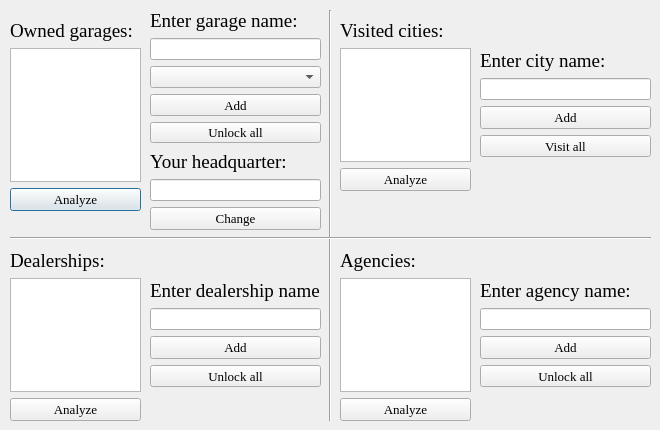
<?xml version="1.0" encoding="UTF-8"?>
<ui version="4.0">
 <class>SecondWindow</class>
 <widget class="QDialog" name="SecondWindow">
  <property name="geometry">
   <rect>
    <x>0</x>
    <y>0</y>
    <width>660</width>
    <height>430</height>
   </rect>
  </property>
  <property name="minimumSize">
   <size>
    <width>660</width>
    <height>430</height>
   </size>
  </property>
  <property name="maximumSize">
   <size>
    <width>660</width>
    <height>430</height>
   </size>
  </property>
  <property name="windowTitle">
   <string>Unlock garages, cities and etc...</string>
  </property>
  <widget class="QWidget" name="gridLayoutWidget_4">
   <property name="geometry">
    <rect>
     <x>10</x>
     <y>20</y>
     <width>131</width>
     <height>191</height>
    </rect>
   </property>
   <layout class="QGridLayout" name="garages_layout">
    <item row="1" column="0">
     <widget class="QTextBrowser" name="garages_text">
      <property name="openLinks">
       <bool>false</bool>
      </property>
     </widget>
    </item>
    <item row="0" column="0">
     <widget class="QLabel" name="garages_label">
      <property name="font">
       <font>
        <family>Times New Roman</family>
        <pointsize>14</pointsize>
       </font>
      </property>
      <property name="text">
       <string>Owned garages:</string>
      </property>
     </widget>
    </item>
    <item row="2" column="0">
     <widget class="QPushButton" name="garages_analyze">
      <property name="font">
       <font>
        <family>Times New Roman</family>
        <pointsize>10</pointsize>
       </font>
      </property>
      <property name="text">
       <string>Analyze</string>
      </property>
     </widget>
    </item>
   </layout>
  </widget>
  <widget class="QWidget" name="gridLayoutWidget_5">
   <property name="geometry">
    <rect>
     <x>340</x>
     <y>20</y>
     <width>131</width>
     <height>171</height>
    </rect>
   </property>
   <layout class="QGridLayout" name="cities_layout">
    <item row="1" column="0">
     <widget class="QTextBrowser" name="cities_text">
      <property name="openLinks">
       <bool>false</bool>
      </property>
     </widget>
    </item>
    <item row="2" column="0">
     <widget class="QPushButton" name="cities_analyze">
      <property name="font">
       <font>
        <family>Times New Roman</family>
        <pointsize>10</pointsize>
       </font>
      </property>
      <property name="text">
       <string>Analyze</string>
      </property>
     </widget>
    </item>
    <item row="0" column="0">
     <widget class="QLabel" name="cities_visited_label">
      <property name="font">
       <font>
        <family>Times New Roman</family>
        <pointsize>14</pointsize>
       </font>
      </property>
      <property name="text">
       <string>Visited cities:</string>
      </property>
     </widget>
    </item>
   </layout>
  </widget>
  <widget class="QWidget" name="gridLayoutWidget_2">
   <property name="geometry">
    <rect>
     <x>10</x>
     <y>250</y>
     <width>131</width>
     <height>171</height>
    </rect>
   </property>
   <layout class="QGridLayout" name="dealerships_layout">
    <item row="0" column="0">
     <widget class="QLabel" name="dealerships_label">
      <property name="font">
       <font>
        <family>Times New Roman</family>
        <pointsize>14</pointsize>
       </font>
      </property>
      <property name="text">
       <string>Dealerships:</string>
      </property>
     </widget>
    </item>
    <item row="1" column="0">
     <widget class="QTextBrowser" name="dealerships_text"/>
    </item>
    <item row="2" column="0">
     <widget class="QPushButton" name="dealerships_analyze">
      <property name="font">
       <font>
        <family>Times New Roman</family>
        <pointsize>10</pointsize>
       </font>
      </property>
      <property name="text">
       <string>Analyze</string>
      </property>
     </widget>
    </item>
   </layout>
  </widget>
  <widget class="QWidget" name="gridLayoutWidget_6">
   <property name="geometry">
    <rect>
     <x>340</x>
     <y>250</y>
     <width>131</width>
     <height>171</height>
    </rect>
   </property>
   <layout class="QGridLayout" name="agencies_layout">
    <item row="0" column="0">
     <widget class="QLabel" name="agencies_label">
      <property name="font">
       <font>
        <family>Times New Roman</family>
        <pointsize>14</pointsize>
       </font>
      </property>
      <property name="text">
       <string>Agencies:</string>
      </property>
     </widget>
    </item>
    <item row="1" column="0">
     <widget class="QTextBrowser" name="agencies_text"/>
    </item>
    <item row="2" column="0">
     <widget class="QPushButton" name="agencies_analyze">
      <property name="font">
       <font>
        <family>Times New Roman</family>
        <pointsize>10</pointsize>
       </font>
      </property>
      <property name="text">
       <string>Analyze</string>
      </property>
     </widget>
    </item>
   </layout>
  </widget>
  <widget class="Line" name="v_line">
   <property name="geometry">
    <rect>
     <x>320</x>
     <y>10</y>
     <width>20</width>
     <height>411</height>
    </rect>
   </property>
   <property name="orientation">
    <enum>Qt::Vertical</enum>
   </property>
  </widget>
  <widget class="Line" name="h_line">
   <property name="geometry">
    <rect>
     <x>10</x>
     <y>230</y>
     <width>641</width>
     <height>16</height>
    </rect>
   </property>
   <property name="orientation">
    <enum>Qt::Horizontal</enum>
   </property>
  </widget>
  <widget class="QWidget" name="gridLayoutWidget">
   <property name="geometry">
    <rect>
     <x>150</x>
     <y>10</y>
     <width>171</width>
     <height>133</height>
    </rect>
   </property>
   <layout class="QGridLayout" name="add_garage">
    <item row="3" column="0">
     <widget class="QPushButton" name="garage_add">
      <property name="font">
       <font>
        <family>Times New Roman</family>
        <pointsize>10</pointsize>
       </font>
      </property>
      <property name="text">
       <string>Add</string>
      </property>
     </widget>
    </item>
    <item row="1" column="0">
     <widget class="QLineEdit" name="garage_lineedit"/>
    </item>
    <item row="4" column="0">
     <widget class="QPushButton" name="garage_unlock_all">
      <property name="font">
       <font>
        <family>Times New Roman</family>
        <pointsize>10</pointsize>
       </font>
      </property>
      <property name="text">
       <string>Unlock all</string>
      </property>
     </widget>
    </item>
    <item row="0" column="0">
     <widget class="QLabel" name="garage_label">
      <property name="font">
       <font>
        <family>Times New Roman</family>
        <pointsize>14</pointsize>
       </font>
      </property>
      <property name="text">
       <string>Enter garage name:</string>
      </property>
     </widget>
    </item>
    <item row="2" column="0">
     <widget class="QComboBox" name="garage_size"/>
    </item>
   </layout>
  </widget>
  <widget class="QWidget" name="gridLayoutWidget_3">
   <property name="geometry">
    <rect>
     <x>480</x>
     <y>50</y>
     <width>171</width>
     <height>107</height>
    </rect>
   </property>
   <layout class="QGridLayout" name="add_city">
    <item row="2" column="0">
     <widget class="QPushButton" name="city_add">
      <property name="font">
       <font>
        <family>Times New Roman</family>
        <pointsize>10</pointsize>
       </font>
      </property>
      <property name="text">
       <string>Add</string>
      </property>
     </widget>
    </item>
    <item row="1" column="0">
     <widget class="QLineEdit" name="city_lineedit"/>
    </item>
    <item row="0" column="0">
     <widget class="QLabel" name="city_label">
      <property name="font">
       <font>
        <family>Times New Roman</family>
        <pointsize>14</pointsize>
       </font>
      </property>
      <property name="text">
       <string>Enter city name:</string>
      </property>
     </widget>
    </item>
    <item row="3" column="0">
     <widget class="QPushButton" name="city_unlock_all">
      <property name="font">
       <font>
        <family>Times New Roman</family>
        <pointsize>10</pointsize>
       </font>
      </property>
      <property name="text">
       <string>Visit all</string>
      </property>
     </widget>
    </item>
   </layout>
  </widget>
  <widget class="QWidget" name="gridLayoutWidget_7">
   <property name="geometry">
    <rect>
     <x>150</x>
     <y>280</y>
     <width>171</width>
     <height>107</height>
    </rect>
   </property>
   <layout class="QGridLayout" name="add_dealership">
    <item row="2" column="0">
     <widget class="QPushButton" name="dealership_add">
      <property name="font">
       <font>
        <family>Times New Roman</family>
        <pointsize>10</pointsize>
       </font>
      </property>
      <property name="text">
       <string>Add</string>
      </property>
     </widget>
    </item>
    <item row="1" column="0">
     <widget class="QLineEdit" name="dealership_lineedit"/>
    </item>
    <item row="0" column="0">
     <widget class="QLabel" name="dealership_label">
      <property name="font">
       <font>
        <family>Times New Roman</family>
        <pointsize>14</pointsize>
       </font>
      </property>
      <property name="text">
       <string>Enter dealership name:</string>
      </property>
     </widget>
    </item>
    <item row="3" column="0">
     <widget class="QPushButton" name="dealership_unlock_all">
      <property name="font">
       <font>
        <family>Times New Roman</family>
        <pointsize>10</pointsize>
       </font>
      </property>
      <property name="text">
       <string>Unlock all</string>
      </property>
     </widget>
    </item>
   </layout>
  </widget>
  <widget class="QWidget" name="gridLayoutWidget_8">
   <property name="geometry">
    <rect>
     <x>480</x>
     <y>280</y>
     <width>171</width>
     <height>107</height>
    </rect>
   </property>
   <layout class="QGridLayout" name="add_agency">
    <item row="2" column="0">
     <widget class="QPushButton" name="agency_add">
      <property name="font">
       <font>
        <family>Times New Roman</family>
        <pointsize>10</pointsize>
       </font>
      </property>
      <property name="text">
       <string>Add</string>
      </property>
     </widget>
    </item>
    <item row="1" column="0">
     <widget class="QLineEdit" name="agency_lineedit"/>
    </item>
    <item row="0" column="0">
     <widget class="QLabel" name="agency_label">
      <property name="font">
       <font>
        <family>Times New Roman</family>
        <pointsize>14</pointsize>
       </font>
      </property>
      <property name="text">
       <string>Enter agency name:</string>
      </property>
     </widget>
    </item>
    <item row="3" column="0">
     <widget class="QPushButton" name="agency_unlock_all">
      <property name="font">
       <font>
        <family>Times New Roman</family>
        <pointsize>10</pointsize>
       </font>
      </property>
      <property name="text">
       <string>Unlock all</string>
      </property>
     </widget>
    </item>
   </layout>
  </widget>
  <widget class="QWidget" name="gridLayoutWidget_9">
   <property name="geometry">
    <rect>
     <x>150</x>
     <y>150</y>
     <width>171</width>
     <height>80</height>
    </rect>
   </property>
   <layout class="QGridLayout" name="headquarter_layout">
    <item row="0" column="0">
     <widget class="QLabel" name="headquarter_label">
      <property name="font">
       <font>
        <family>Times New Roman</family>
        <pointsize>14</pointsize>
       </font>
      </property>
      <property name="text">
       <string>Your headquarter:</string>
      </property>
     </widget>
    </item>
    <item row="1" column="0">
     <widget class="QLineEdit" name="headquarter_lineedit"/>
    </item>
    <item row="2" column="0">
     <widget class="QPushButton" name="headquarter_change">
      <property name="font">
       <font>
        <family>Times New Roman</family>
        <pointsize>10</pointsize>
       </font>
      </property>
      <property name="text">
       <string>Change</string>
      </property>
     </widget>
    </item>
   </layout>
  </widget>
 </widget>
 <resources/>
 <connections/>
</ui>
